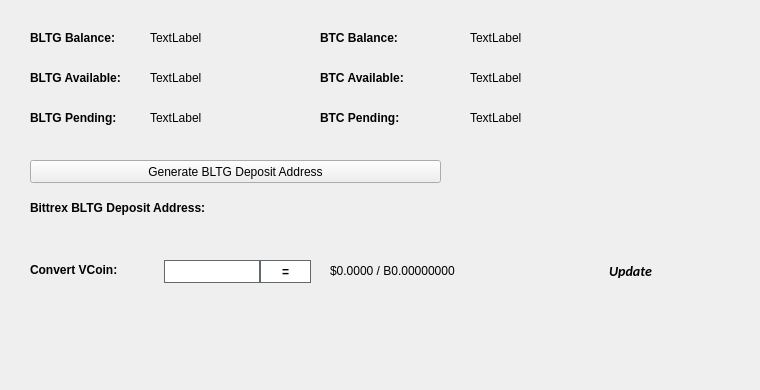
   <widget class="QWidget" name="BalanceTab">
    <attribute name="title">
     <string>Balance</string>
    </attribute>
    <widget class="QLabel" name="BitcoinBalanceLabel">
     <property name="geometry">
      <rect>
       <x>470</x>
       <y>30</y>
       <width>150</width>
       <height>16</height>
      </rect>
     </property>
     <property name="text">
      <string>TextLabel</string>
     </property>
    </widget>
    <widget class="QLabel" name="BLTGBalanceLabel">
     <property name="geometry">
      <rect>
       <x>150</x>
       <y>30</y>
       <width>150</width>
       <height>16</height>
      </rect>
     </property>
     <property name="text">
      <string>TextLabel</string>
     </property>
    </widget>
    <widget class="QLabel" name="label_11">
     <property name="geometry">
      <rect>
       <x>30</x>
       <y>30</y>
       <width>101</width>
       <height>16</height>
      </rect>
     </property>
     <property name="font">
      <font>
       <weight>75</weight>
       <bold>true</bold>
      </font>
     </property>
     <property name="text">
      <string>BLTG Balance:</string>
     </property>
    </widget>
    <widget class="QLabel" name="label_12">
     <property name="geometry">
      <rect>
       <x>320</x>
       <y>30</y>
       <width>101</width>
       <height>16</height>
      </rect>
     </property>
     <property name="font">
      <font>
       <weight>75</weight>
       <bold>true</bold>
      </font>
     </property>
     <property name="text">
      <string>BTC Balance:</string>
     </property>
    </widget>
    <widget class="QLabel" name="BLTGAvailableLabel_2">
     <property name="geometry">
      <rect>
       <x>150</x>
       <y>70</y>
       <width>150</width>
       <height>16</height>
      </rect>
     </property>
     <property name="text">
      <string>TextLabel</string>
     </property>
    </widget>
    <widget class="QLabel" name="label_13">
     <property name="geometry">
      <rect>
       <x>30</x>
       <y>70</y>
       <width>111</width>
       <height>16</height>
      </rect>
     </property>
     <property name="font">
      <font>
       <weight>75</weight>
       <bold>true</bold>
      </font>
     </property>
     <property name="text">
      <string>BLTG Available:</string>
     </property>
    </widget>
    <widget class="QLabel" name="label_14">
     <property name="geometry">
      <rect>
       <x>30</x>
       <y>110</y>
       <width>101</width>
       <height>16</height>
      </rect>
     </property>
     <property name="font">
      <font>
       <weight>75</weight>
       <bold>true</bold>
      </font>
     </property>
     <property name="text">
      <string>BLTG Pending:</string>
     </property>
    </widget>
    <widget class="QLabel" name="BLTGPendingLabel">
     <property name="geometry">
      <rect>
       <x>150</x>
       <y>110</y>
       <width>150</width>
       <height>16</height>
      </rect>
     </property>
     <property name="text">
      <string>TextLabel</string>
     </property>
    </widget>
    <widget class="QLabel" name="label_15">
     <property name="geometry">
      <rect>
       <x>320</x>
       <y>70</y>
       <width>111</width>
       <height>16</height>
      </rect>
     </property>
     <property name="font">
      <font>
       <weight>75</weight>
       <bold>true</bold>
      </font>
     </property>
     <property name="text">
      <string>BTC Available:</string>
     </property>
    </widget>
    <widget class="QLabel" name="BitcoinAvailableLabel">
     <property name="geometry">
      <rect>
       <x>470</x>
       <y>70</y>
       <width>150</width>
       <height>16</height>
      </rect>
     </property>
     <property name="text">
      <string>TextLabel</string>
     </property>
    </widget>
    <widget class="QLabel" name="label_31">
     <property name="geometry">
      <rect>
       <x>320</x>
       <y>110</y>
       <width>111</width>
       <height>16</height>
      </rect>
     </property>
     <property name="font">
      <font>
       <weight>75</weight>
       <bold>true</bold>
      </font>
     </property>
     <property name="text">
      <string>BTC Pending:</string>
     </property>
    </widget>
    <widget class="QLabel" name="BitcoinPendingLabel">
     <property name="geometry">
      <rect>
       <x>470</x>
       <y>110</y>
       <width>150</width>
       <height>16</height>
      </rect>
     </property>
     <property name="text">
      <string>TextLabel</string>
     </property>
    </widget>
    <widget class="QLabel" name="label_33">
     <property name="geometry">
      <rect>
       <x>30</x>
       <y>200</y>
       <width>221</width>
       <height>16</height>
      </rect>
     </property>
     <property name="font">
      <font>
       <weight>75</weight>
       <bold>true</bold>
      </font>
     </property>
     <property name="text">
      <string>Bittrex BLTG Deposit Address:</string>
     </property>
    </widget>
    <widget class="QPushButton" name="GenDepositBTN">
     <property name="geometry">
      <rect>
       <x>30</x>
       <y>160</y>
       <width>411</width>
       <height>23</height>
      </rect>
     </property>
     <property name="text">
      <string>Generate BLTG Deposit Address</string>
     </property>
     <property name="icon">
      <iconset resource="../bltg.qrc">
       <normaloff>:/icons/bitcoin</normaloff>:/icons/bitcoin</iconset>
     </property>
    </widget>
    <widget class="QLabel" name="DepositAddressLabel">
     <property name="geometry">
      <rect>
       <x>200</x>
       <y>200</y>
       <width>261</width>
       <height>16</height>
      </rect>
     </property>
     <property name="palette">
      <palette>
       <active>
        <colorrole role="WindowText">
         <brush brushstyle="SolidPattern">
          <color alpha="255">
           <red>0</red>
           <green>0</green>
           <blue>0</blue>
          </color>
         </brush>
        </colorrole>
        <colorrole role="Text">
         <brush brushstyle="SolidPattern">
          <color alpha="255">
           <red>0</red>
           <green>0</green>
           <blue>255</blue>
          </color>
         </brush>
        </colorrole>
       </active>
       <inactive>
        <colorrole role="WindowText">
         <brush brushstyle="SolidPattern">
          <color alpha="255">
           <red>0</red>
           <green>0</green>
           <blue>0</blue>
          </color>
         </brush>
        </colorrole>
        <colorrole role="Text">
         <brush brushstyle="SolidPattern">
          <color alpha="255">
           <red>0</red>
           <green>0</green>
           <blue>255</blue>
          </color>
         </brush>
        </colorrole>
       </inactive>
       <disabled>
        <colorrole role="WindowText">
         <brush brushstyle="SolidPattern">
          <color alpha="255">
           <red>120</red>
           <green>120</green>
           <blue>120</blue>
          </color>
         </brush>
        </colorrole>
        <colorrole role="Text">
         <brush brushstyle="SolidPattern">
          <color alpha="255">
           <red>120</red>
           <green>120</green>
           <blue>120</blue>
          </color>
         </brush>
        </colorrole>
       </disabled>
      </palette>
     </property>
     <property name="font">
      <font>
       <weight>75</weight>
       <bold>true</bold>
      </font>
     </property>
     <property name="text">
      <string/>
     </property>
     <property name="alignment">
      <set>Qt::AlignRight|Qt::AlignTrailing|Qt::AlignVCenter</set>
     </property>
     <property name="textInteractionFlags">
      <set>Qt::LinksAccessibleByMouse|Qt::TextSelectableByKeyboard|Qt::TextSelectableByMouse</set>
     </property>
    </widget>
    <widget class="QLabel" name="label_8">
     <property name="geometry">
      <rect>
       <x>460</x>
       <y>300</y>
       <width>281</width>
       <height>81</height>
      </rect>
     </property>
     <property name="text">
      <string/>
     </property>
     <property name="pixmap">
      <pixmap>:/images/bittrex</pixmap>
     </property>
    </widget>
    <widget class="QWidget" name="widgetConversion" native="true">
     <property name="geometry">
      <rect>
       <x>0</x>
       <y>250</y>
       <width>751</width>
       <height>43</height>
      </rect>
     </property>
     <property name="minimumSize">
      <size>
       <width>0</width>
       <height>43</height>
      </size>
     </property>
     <property name="styleSheet">
      <string notr="true"/>
     </property>
     <widget class="QPushButton" name="btnUpdateMarketData">
      <property name="geometry">
       <rect>
        <x>575</x>
        <y>0</y>
        <width>111</width>
        <height>41</height>
       </rect>
      </property>
      <property name="sizePolicy">
       <sizepolicy hsizetype="Expanding" vsizetype="Expanding">
        <horstretch>0</horstretch>
        <verstretch>0</verstretch>
       </sizepolicy>
      </property>
      <property name="font">
       <font>
        <family>calibri</family>
        <pointsize>-1</pointsize>
        <weight>75</weight>
        <italic>true</italic>
        <bold>true</bold>
       </font>
      </property>
      <property name="styleSheet">
       <string notr="true">margin:0px;text-align:center;padding:2px;border-radius:3px;font-style:italic;width:100px;font-size:14px;font-family:calibri;font-weight:600;</string>
      </property>
      <property name="text">
       <string>Update</string>
      </property>
      <property name="iconSize">
       <size>
        <width>150</width>
        <height>35</height>
       </size>
      </property>
      <property name="autoDefault">
       <bool>true</bool>
      </property>
      <property name="default">
       <bool>true</bool>
      </property>
     </widget>
     <widget class="QLabel" name="lblConvertVCoin">
      <property name="geometry">
       <rect>
        <x>30</x>
        <y>10</y>
        <width>131</width>
        <height>20</height>
       </rect>
      </property>
      <property name="styleSheet">
       <string notr="true"/>
      </property>
      <property name="text">
       <string>&lt;html&gt;&lt;head/&gt;&lt;body&gt;&lt;p&gt;&lt;span style=&quot; font-weight:600;&quot;&gt;Convert VCoin:&lt;/span&gt;&lt;/p&gt;&lt;/body&gt;&lt;/html&gt;</string>
      </property>
     </widget>
     <widget class="QLineEdit" name="txtConvertVCoinQty">
      <property name="geometry">
       <rect>
        <x>160</x>
        <y>10</y>
        <width>100</width>
        <height>23</height>
       </rect>
      </property>
      <property name="minimumSize">
       <size>
        <width>100</width>
        <height>23</height>
       </size>
      </property>
      <property name="maximumSize">
       <size>
        <width>100</width>
        <height>16777215</height>
       </size>
      </property>
      <property name="styleSheet">
       <string notr="true">border: 1px solid #61696c;margin-left:4px;</string>
      </property>
     </widget>
     <widget class="QPushButton" name="btnConvertBltg">
      <property name="geometry">
       <rect>
        <x>260</x>
        <y>10</y>
        <width>51</width>
        <height>23</height>
       </rect>
      </property>
      <property name="minimumSize">
       <size>
        <width>0</width>
        <height>23</height>
       </size>
      </property>
      <property name="styleSheet">
       <string notr="true">border:1px solid #61696c;background:white;font-weight:600;</string>
      </property>
      <property name="text">
       <string>=</string>
      </property>
     </widget>
     <widget class="QLabel" name="lblConvertVCoinResults">
      <property name="geometry">
       <rect>
        <x>330</x>
        <y>0</y>
        <width>201</width>
        <height>41</height>
       </rect>
      </property>
      <property name="styleSheet">
       <string notr="true"/>
      </property>
      <property name="text">
       <string>$0.0000 / B0.00000000</string>
      </property>
     </widget>
     <widget class="QLabel" name="iconOverviewUpdateWait">
      <property name="geometry">
       <rect>
        <x>670</x>
        <y>10</y>
        <width>24</width>
        <height>24</height>
       </rect>
      </property>
      <property name="text">
       <string/>
      </property>
      <property name="pixmap">
       <pixmap resource="../bltg.qrc">:/icons/transaction_1</pixmap>
      </property>
      <property name="scaledContents">
       <bool>true</bool>
      </property>
      <property name="alignment">
       <set>Qt::AlignCenter</set>
      </property>
     </widget>
    </widget>
   </widget>
